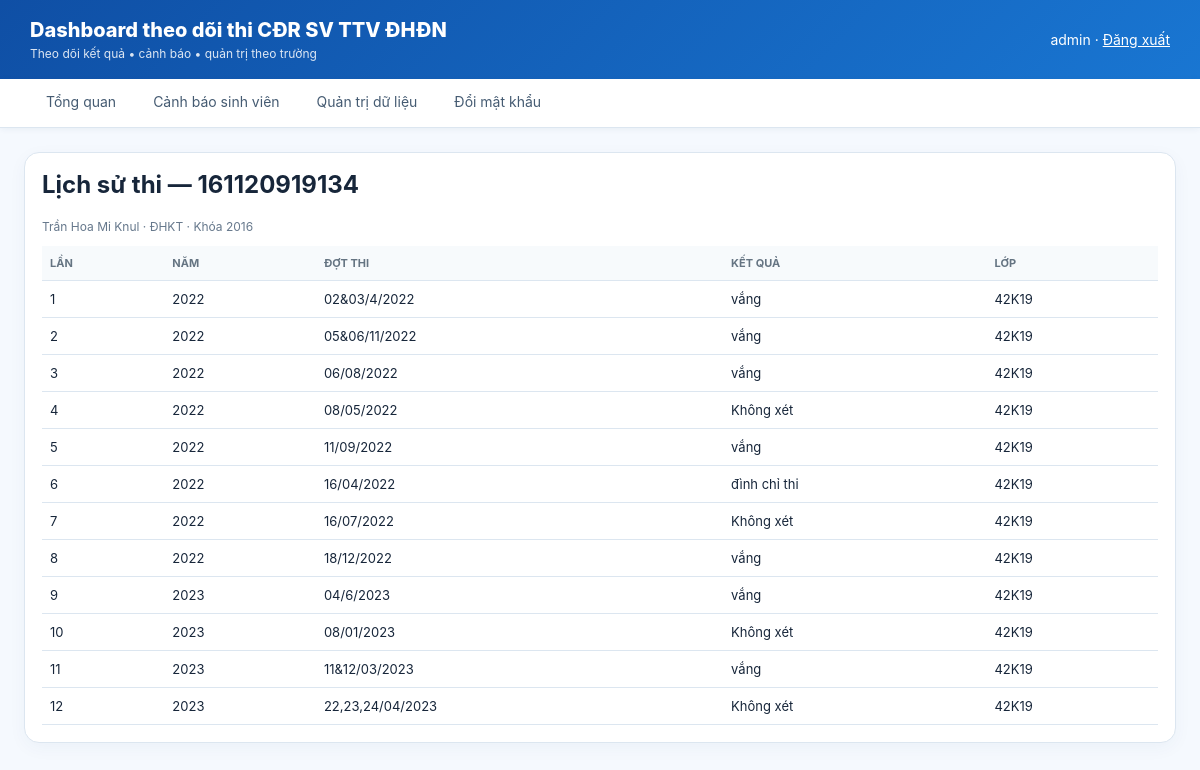
Page /student/161120919134 (signed in) on the committed database.
### tables this page shows
CREATE TABLE users(id INTEGER PRIMARY KEY AUTOINCREMENT,username TEXT UNIQUE NOT NULL,password_hash TEXT NOT NULL,role TEXT NOT NULL,school TEXT,active INTEGER NOT NULL DEFAULT 1,must_change_password INTEGER NOT NULL DEFAULT 1);

CREATE TABLE exam_records(id INTEGER PRIMARY KEY AUTOINCREMENT,tt INTEGER,sbd TEXT,ma_sv TEXT,ho_ten TEXT,ngay_sinh TEXT,noi_sinh TEXT,lop TEXT,khoa TEXT,ket_qua TEXT,truong TEXT,dot_thi TEXT,nam INTEGER);

### app.py (the view)
@app.route('/student/<ma_sv>')
@restricted_detail
def student_detail(ma_sv):
    u=current_user(); c=db(); rows=c.execute('SELECT * FROM exam_records WHERE ma_sv=? ORDER BY nam,dot_thi',(ma_sv,)).fetchall();c.close()
    if not rows: abort(404)
    if u['role']=='school' and rows[0]['truong']!=u['school']: abort(403)
    return render_template('student.html',rows=rows,ma_sv=ma_sv)

### app.py (called while the page is built)
def db():
    c = sqlite3.connect(DB); c.row_factory = sqlite3.Row; return c

def current_user():
    uid=session.get('uid')
    if not uid: return None
    c=db(); u=c.execute('SELECT * FROM users WHERE id=? AND active=1',(uid,)).fetchone(); c.close(); return u

def restricted_detail(f):
    @wraps(f)
    def w(*a,**kw):
        u=current_user()
        if not u: return redirect(url_for('login'))
        if u['role']=='viewer': abort(403)
        return f(*a,**kw)
    return w

@app.context_processor
def inject(): return {'user':current_user(),'school_list':SCHOOLS,'school_colors':SCHOOL_COLORS}

### templates/student.html
{% extends 'base.html' %}{% block content %}<div class="card"><h2 style="margin-top:0">Lịch sử thi — {{ma_sv}}</h2><p class="desc">{{rows[0]['ho_ten']}} · {{rows[0]['truong']}} · Khóa {{rows[0]['khoa']}}</p><div class="tablewrap"><table class="table"><tr><th>Lần</th><th>Năm</th><th>Đợt thi</th><th>Kết quả</th><th>Lớp</th></tr>{% for r in rows %}<tr><td>{{loop.index}}</td><td>{{r['nam']}}</td><td>{{r['dot_thi']}}</td><td>{{r['ket_qua']}}</td><td>{{r['lop']}}</td></tr>{% endfor %}</table></div></div>{% endblock %}

### templates/base.html (shortened to what this page needs)
<!doctype html><html lang="vi"><head><meta charset="utf-8"><meta name="viewport" content="width=device-width,initial-scale=1"><title>Dashboard theo dõi thi CĐR SV TTV ĐHĐN</title></head><body><header class="top"><div><div class="brand">Dashboard theo dõi thi CĐR SV TTV ĐHĐN</div><div class="sub">Theo dõi kết quả • cảnh báo • quản trị theo trường</div></div><div class="user">{% if user %}<span>{{user['username']}}</span> · <a style="color:#fff" href="{{url_for('logout')}}">Đăng xuất</a>{% endif %}</div></header>{% if user %}<nav class="nav"><a href="{{url_for('index')}}">Tổng quan</a>{% if user['role']!='viewer' %}<a href="{{url_for('students')}}">Cảnh báo sinh viên</a>{% endif %}{% if user['role']=='admin' %}<a href="{{url_for('admin')}}">Quản trị dữ liệu</a>{% endif %}<a href="{{url_for('change_password')}}">Đổi mật khẩu</a></nav>{% endif %}<main class="wrap">{% with msgs=get_flashed_messages(with_categories=true) %}{% for cat,msg in msgs %}<div class="flash {{cat}}">{{msg}}</div>{% endfor %}{% endwith %}{% block content %}{% endblock %}</main></body></html>

### templates/base.html (style rules this page uses)
:root { --navy:#123b70;--blue:#1769c2;--bg:#f5f9fe;--card:#fff;--muted:#66788c;--line:#dce6f0 }
* { box-sizing:border-box }
body { margin:0;background:var(--bg);font-family:Inter,Segoe UI,Arial,sans-serif;color:#17263a }
.top { background:linear-gradient(135deg,#0f4fa5,#1976d2);color:#fff;padding:18px 30px;display:flex;align-items:center;justify-content:space-between;box-shadow:0 4px 18px #174f8a22 }
.brand { font-weight:800;font-size:20px }
.sub { font-size:12px;opacity:.85;margin-top:4px }
.user { font-size:14px }
.nav { background:#fff;border-bottom:1px solid var(--line);padding:0 30px;display:flex;gap:5px;align-items:center;box-shadow:0 1px 6px #173f6810 }
.nav a { padding:14px 16px;text-decoration:none;color:#455b72;font-size:14px;border-bottom:3px solid transparent }
.wrap { max-width:1500px;margin:0 auto;padding:24px }
.card { background:#fff;border:1px solid var(--line);border-radius:15px;padding:17px;overflow:hidden;box-shadow:0 5px 18px #1a4b7b0b }
.desc { font-size:12px;color:var(--muted);margin-bottom:12px }
.tablewrap { overflow:auto }
.table { width:100%;border-collapse:collapse;font-size:13px }
.table th,.table td { padding:10px 8px;border-bottom:1px solid var(--line);text-align:left;white-space:nowrap }
.table th { font-size:11px;text-transform:uppercase;color:#657482;background:#f7fafc }

### rows in the picture
users: username "admin"
exam_records: ho_ten "Trần Hoa Mi Knul", truong "ĐHKT", khoa "2016", nam "2022", dot_thi "02&03/4/2022", ket_qua "vắng", lop "42K19"
exam_records: nam "2022", dot_thi "08/05/2022", ket_qua "Không xét", lop "42K19"
exam_records: nam "2022", dot_thi "16/04/2022", ket_qua "đình chỉ thi", lop "42K19"

### other values in the picture
{{ ma_sv }} "161120919134"
{{ r['nam'] }} "2022" "2022" "2022" "2022" "2022" "2023" "2023" "2023" "2023"
{{ r['dot_thi'] }} "05&06/11/2022" "06/08/2022" "11/09/2022" "16/07/2022" "18/12/2022" "04/6/2023" "08/01/2023" "11&12/03/2023" "22,23,24/04/2023"
{{ r['ket_qua'] }} "vắng" "vắng" "vắng" "Không xét" "vắng" "vắng" "Không xét" "vắng" "Không xét"
{{ r['lop'] }} "42K19" "42K19" "42K19" "42K19" "42K19" "42K19" "42K19" "42K19" "42K19"
